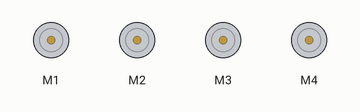
Bench run of a sketch on a simulated Arduino Uno, built with avr-gcc and run on an emulated ATmega328P. Shown: 4 × DC motor (green arrow = forward, orange = backward, longer = faster).

Above: at 0.1 s.
At 2.1 s:
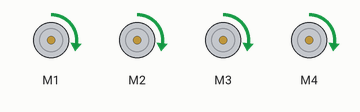
Timing chart, 0 to 3.6 s (numbered marks = the images above):
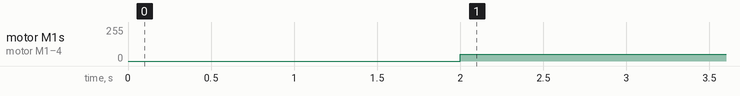

Measured:
- by itself, motor M1–4: stopped → forward 50/255 at 2.0 s

The sketch:

Shield.ino
```cpp
#include "Shield.h"

Shield s1(22, 24, 26, 28, 44, 46);

//150 pwm makes over wall

void setup(){
  Serial.begin(9600);
  s1.setup();
  s1.setSpeed(50);
  delay(2000);
  s1.stop();
}

void loop(){
  s1.forward();

}
```

Motors.cpp
```cpp
#include "Motors.h"
#include <Arduino.h>

Motors::Motors(int p1, int p2, int e1){
    pin1 = p1;
    pin2 = p2;
    enb1 = e1;
}

void Motors::setup(){
    pinMode(pin1, OUTPUT);
    pinMode(pin2, OUTPUT);
    pinMode(enb1, OUTPUT);
}

void Motors::forward(){
    digitalWrite(pin1, HIGH);
    digitalWrite(pin2, LOW);
}

void Motors::reverse(){
    digitalWrite(pin1, LOW);
    digitalWrite(pin2, HIGH);
}

void Motors::stop(){
    digitalWrite(pin1, LOW);
    digitalWrite(pin2, LOW);
}

void Motors::setSpeed(int speed){
    analogWrite(enb1, speed);
}
```

Motors.h
```cpp
#ifndef Motors_h
#define Motors_h

#include <Arduino.h>

class Motors{
  public:
    Motors(int p1, int p2, int e1);
    void setup();
    void forward();
    void reverse();
    void stop();
    void setSpeed(int speed);
  private:
    int pin1;
    int pin2;
    int enb1;
};

#endif
```

Shield.cpp
```cpp
#include "Shield.h"
#include "Motors.h"
#include <Arduino.h>

Shield::Shield(int p1, int p2, int p3, int p4, int e1, int e2){
    s1 = new AF_DCMotor(1);
    s2 = new AF_DCMotor(2);
    s3 = new AF_DCMotor(3);
    s4 = new AF_DCMotor(4);
    m1 = new Motors(p1, p2, e1);
    m2 = new Motors(p3, p4, e2);
}

void Shield::setup(){
    s1->setSpeed(0);
    s1->run(RELEASE);
    s2->setSpeed(0);
    s2->run(RELEASE);
    s3->setSpeed(0);
    s3->run(RELEASE);
    s4->setSpeed(0);
    s4->run(RELEASE);
    m1->stop();
    m2->stop();
}

void Shield::forward(){
    s1->run(FORWARD);
    s2->run(FORWARD);
    s3->run(FORWARD);
    s4->run(FORWARD);
    m1->forward();
    m2->forward();
}

void Shield::reverse(){
    s1->run(BACKWARD);
    s2->run(BACKWARD);
    s3->run(BACKWARD);
    s4->run(BACKWARD);
    m1->reverse();
    m2->reverse();
}

void Shield::stop(){
    s1->run(RELEASE);
    s2->run(RELEASE);
    s3->run(RELEASE);
    s4->run(RELEASE);
    m1->stop();
    m2->stop();
}

void Shield::setSpeed(int speed){
    s1->setSpeed(speed);
    s2->setSpeed(speed);
    s3->setSpeed(speed);
    s4->setSpeed(speed);
    m1->setSpeed(speed);
    m2->setSpeed(speed);
}

void Shield::climb(){
    m1->setSpeed(150);
    m2->setSpeed(150);
    s1->setSpeed(100);
    s2->setSpeed(100);
    s3->setSpeed(100);
    s4->setSpeed(100);
}
```

Shield.h
```cpp
#ifndef Shield_h
#define Shield_h

#include <Arduino.h>
#include "Motors.h"
#include <AFMotor.h>

class Shield{
  public:
    Shield(int p1, int p2, int p3, int p4, int e1, int e2);
    void setup();
    void forward();
    void reverse();
    void stop();
    void setSpeed(int speed);
    void climb();
  private:
    Motors* m1;
    Motors* m2;
    AF_DCMotor* s1;
    AF_DCMotor* s2;
    AF_DCMotor* s3;
    AF_DCMotor* s4;
};

#endif
```
